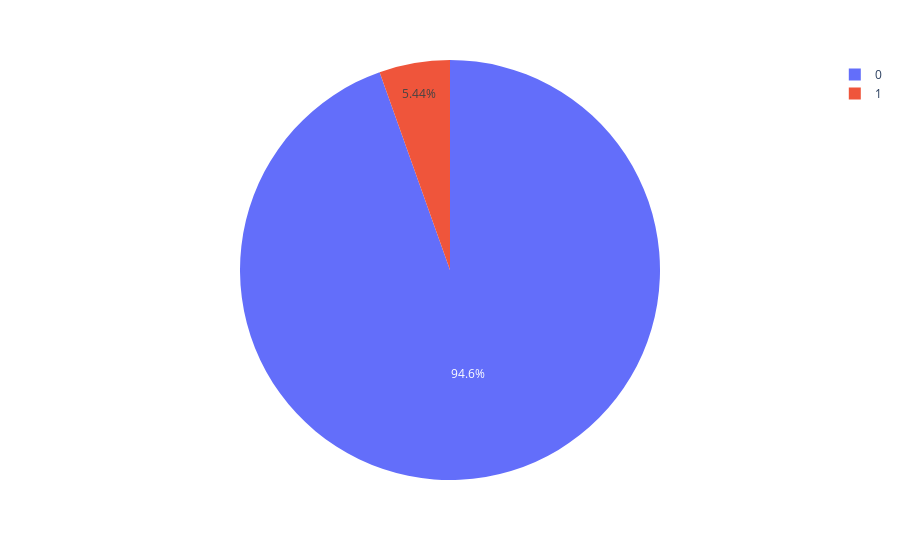

Notebook code cell kept with this figure:
### Code cell
import plotly.express as px 
pi=[744653,42838]
val=['0','1']
fig=px.pie(values=pi,names=val)
fig.show()

### Figure 1 — Plotly figure (JSON) as saved in the notebook; plotly's stock layout.template omitted (floating-point values rounded to 4 significant figures)
{"data": [{"domain": {"x": [0, 1], "y": [0, 1]}, "hovertemplate": "label=%{label}<br>value=%{value}<extra></extra>", "labels": ["0", "1"], "legendgroup": "", "name": "", "showlegend": true, "type": "pie", "values": [744653, 42838]}], "layout": {"legend": {"tracegroupgap": 0}, "margin": {"t": 60}}}
